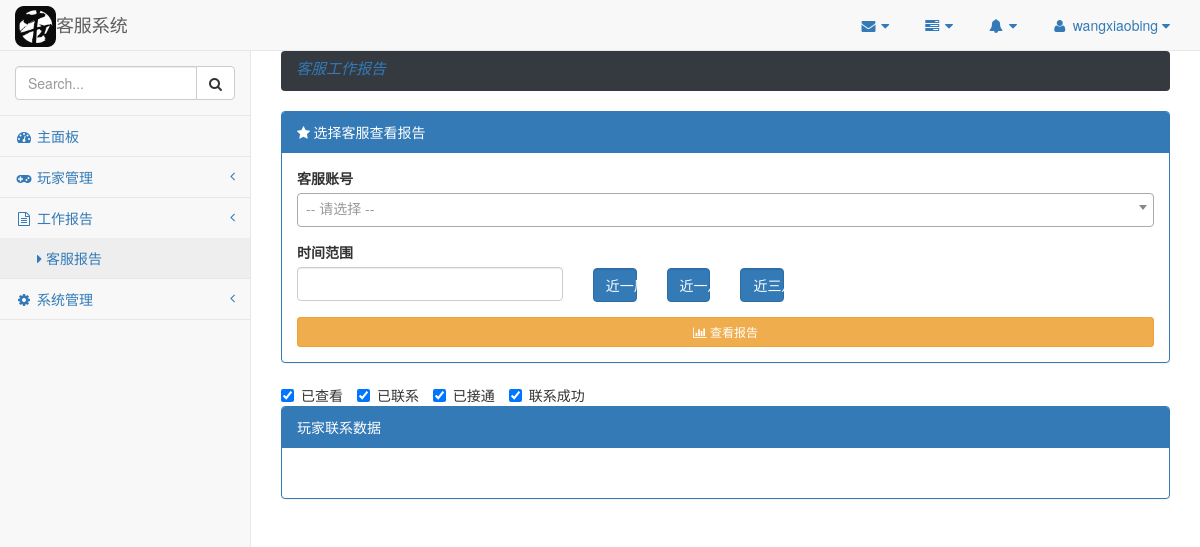
Before: /customer-service/user/report/ (signed in) with the older database file.
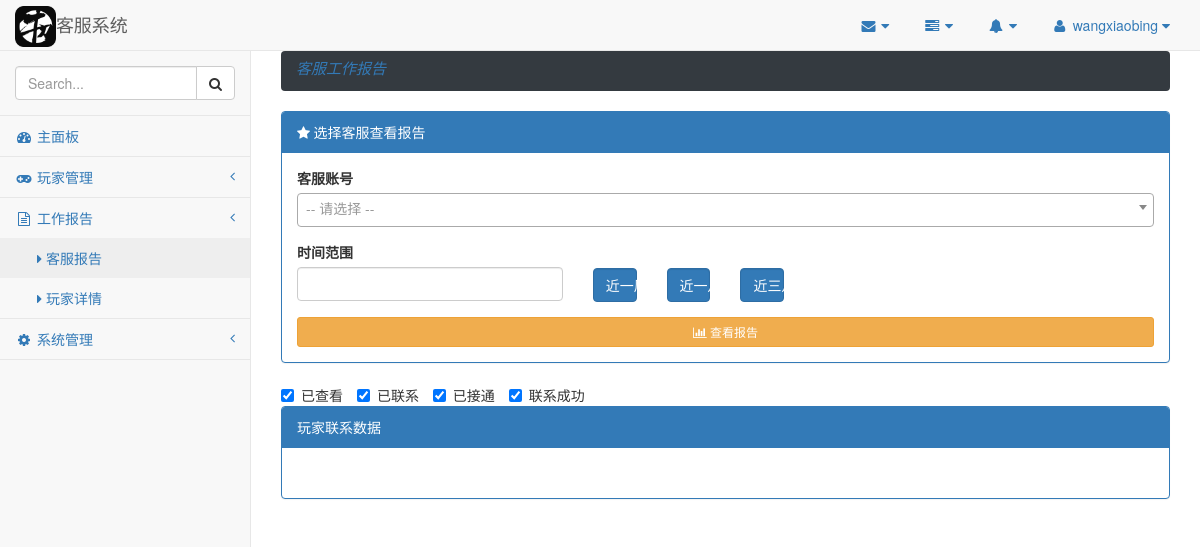
After: the same page with the newer database file.
### customer_service/models.py (models this page shows, shortened)
class Menu(models.Model):
    name = models.CharField(max_length=50, null=False)
    label = models.CharField(max_length=40, null=False)
    icon = models.CharField(max_length=30, null=True)
    order_index = models.IntegerField(null=True)
    parent = models.IntegerField(null=False, default=0)
    class Meta:
        verbose_name = verbose_name_plural = "菜单"
        db_table = "menu"

### customer_service/views.py (the view, shortened to what this page needs)
# urls.py: url(r'user/report/$', views.user_report, name='user_report'),
@csrf_exempt
@login_required
@require_http_methods(["POST", "GET"])
def user_report(request):
    menus = Context.menus(request.user)
    if request.method == "GET":
        context = ServiceManager.index_display()
        context.update(menus=menus)
        return TemplateResponse(request, "customer_service.html", context=context)

### customer_service/modules/context.py (called while the page is built)
def namedtuplefetchall(cursor):
    desc = cursor.description
    nt_result = namedtuple('Result', [col[0] for col in desc])
    return [nt_result(*row) for row in cursor.fetchall()]

    @staticmethod
    def get_url(view_name):
        try:
            url = reverse(view_name)
        except NoReverseMatch:
            url = view_name
        return url

### customer_service/templatetags/html_controls.py (called while the page is built)
@register.simple_tag(name='group')
def generate_field_group(field_info):
    if field_info.get('type') != 'group':
        return ''
    _group_html = '<div class="row {group_css}" {attrs}>\n'.format(
        group_css=field_info.get('group_css', ''),
        attrs=" ".join(['%s="%s"' % attr for attr in field_info.get('attrs', {}).items()])
    )
    field_group = field_info.get('group', [])
    for field_info in field_group:
        field_type = field_info.get('type')
        generate_html_func = getattr(sys.modules[__name__], '_%s_html' % field_type)
        _control_html = generate_html_func(field_info)
        _group_html += '%s\n' % _control_html
    _group_html += '</div>'
    return mark_safe(_group_html)

@register.simple_tag(name='radio')
def generate_radio(field_info):
    return _radio_html(field_info)

### customer_service/templates/customer_service.html (shortened to what this page needs)
{% extends "base.html" %}
{% block extra_css %}
    {% for css in media.css %}
        {{ css|safe }}
    {% endfor %}
{% endblock %}
{% block content %}
    <div class="row">
    {% include "breadcrumb.html" %}
    </div>
    <div class="row">
        <div class="col-lg-12">
            <div class="panel panel-primary">
                <div class="panel-heading"><i class="fa fa-star"> 选择客服查看报告</i></div>
                <div class="panel-body">
                    {% include "form.html" %}
                </div>
            </div>
        </div>
    </div>
    <div class="row">
        <div class="col-lg-12">
            <form id="_series_form">
                {% for series in chart_series %}
                <label class="checkbox-inline">
                    <input type="checkbox" checked id="_series{{ series.value }}" value="{{ series.value }}"> {{ series.label }}
                </label>
                {% endfor %}
            </form>
        </div>
        <div class="col-lg-12">
        </div>
        <div class="col-lg-12">
            <div class="panel panel-primary">
                <div class="panel-heading">
                    玩家联系数据
                </div>
                <div class="panel-body">
                </div>
            </div>
        </div>
    </div>
{% endblock %}

### customer_service/templates/base.html (shortened to what the changed rows need)
{% load staticfiles %}
{% load i18n %}
<!DOCTYPE html>
<html lang="en">
<head>
    <link rel="stylesheet" href="{% static 'vendor/bootstrap/css/bootstrap.min.css' %}" />
    <link rel="stylesheet" href="{% static 'common/font-awesome/css/font-awesome.min.css' %}" />
    <link rel="stylesheet" href="{% static 'vendor/metisMenu/metisMenu.min.css' %}" />
    <link rel="stylesheet" href="{% static 'css/sb-admin-2.min.css' %}" />
    <link rel="stylesheet" href="{% static 'css/customer-service.css' %}" />
    {% block extra_css %}
    {% endblock %}
</head>
<body>
    <div id="wrapper">
        <nav class="navbar navbar-default navbar-static-top" role="navigation" style="margin-bottom: 0">
            <div class="navbar-default sidebar" role="navigation">
                <div class="sidebar-nav navbar-collapse">
                    <ul class="nav" id="side-menu">
                        {% for menu in menus %}
                        <li>
                            <a href="{{ menu.href }}"><i class="fa {{ menu.icon }} fa-fw"></i> {{ menu.label }}
                                {% if menu.submenu %}
                                <span class="fa arrow"></span>
                                {% endif %}
                            </a>
                            {% if menu.submenu %}
                            <ul class="nav nav-second-level">
                                {% for second_menu in menu.submenu %}
                                <li>
                                    <a href="{{ second_menu.href }}"><i class="fa fa-caret-right"></i> {{ second_menu.label }}
                                    </a>
                                </li>
                                {% endfor %}
                            </ul>
                            {% endif %}
                        </li>
                        {% endfor %}
                    </ul>
                </div>
            </div>
        </nav>
        <div id="page-wrapper">
            {% block content %}
            {% endblock %}
        </div>
    </div>
</body>
</html>

Changed rows visible on the page:
added Menu: label "玩家详情", shown under "工作报告"
